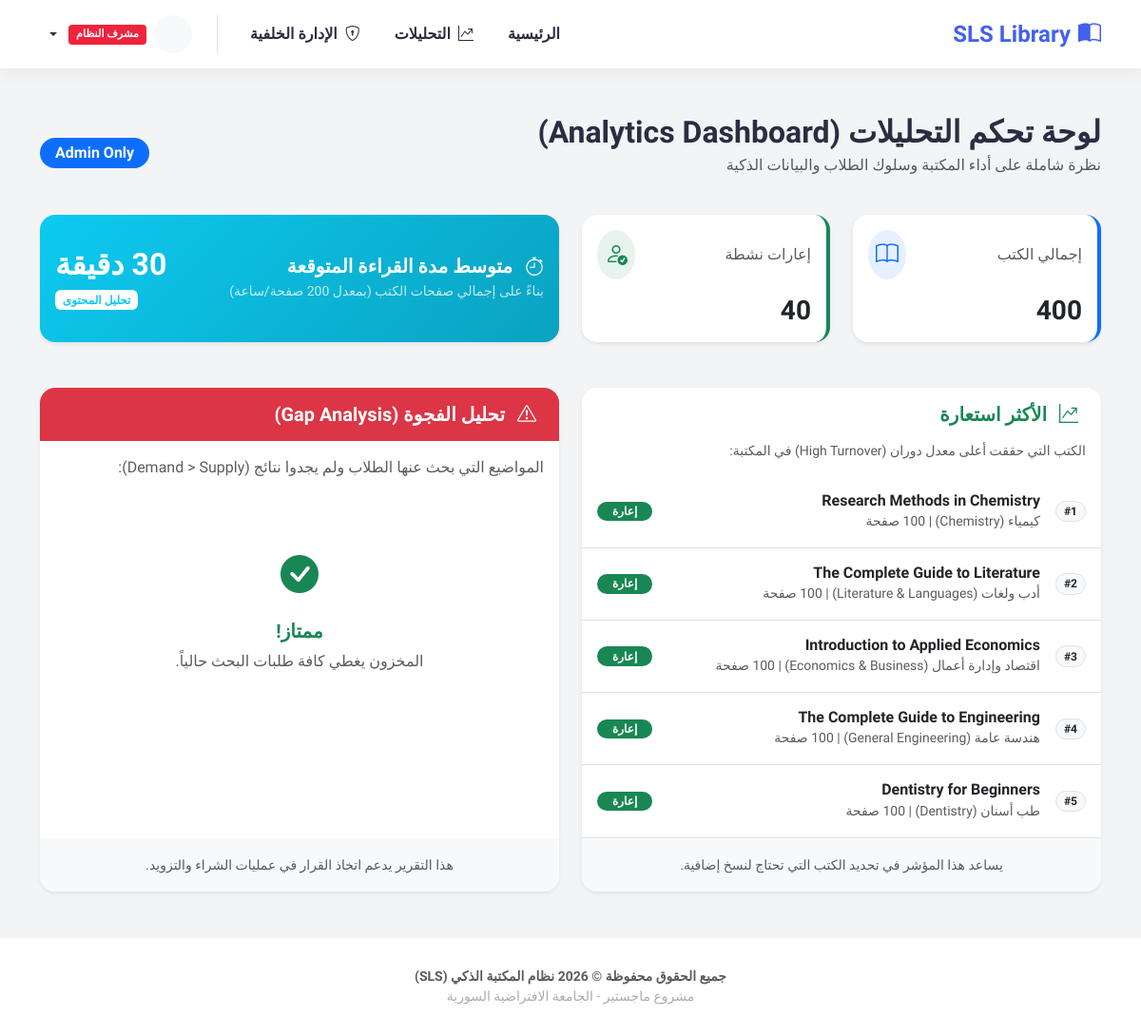
/analytics/ (signed in), run on the app's committed database.
### library/models.py (models this page shows, shortened)
class Book(models.Model):
    CATEGORY_CHOICES = [
        ('Programming', 'برمجة وتطوير (Programming)'),
        ('CyberSecurity', 'أمن سيبراني (Cyber Security)'),
        ('AI', 'ذكاء اصطناعي (AI & Data Science)'),
        ('Networking', 'شبكات واتصالات (Networking)'),
        ('Medical', 'طب بشري (Human Medicine)'),
        ('Pharmacy', 'صيدلة (Pharmacy)'),
        ('Dentistry', 'طب أسنان (Dentistry)'),
        ('Nursing', 'تمريض (Nursing)'),
        ('Engineering', 'هندسة عامة (General Engineering)'),
        ('CivilEng', 'هندسة مدنية (Civil Engineering)'),
        ('Arch', 'هندسة معمارية (Architecture)'),
        ('Electrical', 'هندسة كهربائية (Electrical Eng)'),
        ('Law', 'قانون وحقوق (Law)'),
        ('Economics', 'اقتصاد وإدارة أعمال (Economics & Business)'),
        ('Psychology', 'علم نفس (Psychology)'),
        ('Sociology', 'علم اجتماع (Sociology)'),
        ('History', 'تاريخ (History)'),
        ('Geography', 'جغرافيا (Geography)'),
        ('Literature', 'أدب ولغات (Literature & Languages)'),
        ('Religion', 'شريعة ودراسات إسلامية (Islamic Studies)'),
        ('Math', 'رياضيات (Mathematics)'),
        ('Physics', 'فيزياء (Physics)'),
        ('Chemistry', 'كيمياء (Chemistry)'),
        ('Biology', 'أحياء (Biology)'),
        ('Arts', 'فنون وتصميم (Arts & Design)'),
        ('General', 'ثقافة عامة (General Culture)'),
    ]
    title = models.CharField(max_length=200, verbose_name="عنوان الكتاب")
    author = models.CharField(max_length=100, verbose_name="المؤلف")
    isbn = models.CharField(max_length=13, blank=True, null=True, verbose_name="رقم الإيداع (ISBN)")
    category = models.CharField(max_length=50, choices=CATEGORY_CHOICES, default='General', verbose_name="التصنيف")
    description = models.TextField(blank=True, verbose_name="وصف الكتاب")
    cover_image_url = models.URLField(blank=True, null=True, verbose_name="رابط الغلاف")
    page_count = models.IntegerField(default=100, verbose_name="عدد الصفحات")
    total_copies = models.IntegerField(default=1, verbose_name="العدد الكلي")
    available_copies = models.IntegerField(default=1, verbose_name="النسخ المتاحة")
    tags = models.CharField(max_length=200, blank=True, verbose_name="وسوم")
    embedding = models.JSONField(blank=True, null=True, verbose_name="البصمة الرقمية (AI Vector)")
    created_at = models.DateTimeField(auto_now_add=True)

### library/views.py (the view)
# urls.py: path('analytics/', views.analytics_dashboard, name='analytics'),
@login_required
@user_passes_test(is_admin)
def analytics_dashboard(request):
    total_books = Book.objects.count()
    active_loans_count = Transaction.objects.filter(status='active').count()
    most_borrowed = Book.objects.annotate(bc=Count('transaction')).order_by('-bc')[:5]
    gap_analysis = SearchLog.objects.filter(result_count=0).values('query_text').annotate(sc=Count('query_text')).order_by('-sc')[:5]
    avg_pages = Book.objects.aggregate(Avg('page_count'))['page_count__avg'] or 0
    total_minutes = (avg_pages / 200) * 60
    if total_minutes >= 60:
        hours = int(total_minutes // 60)
        mins = int(total_minutes % 60)
        avg_reading_time = f"{hours} ساعة و {mins} دقيقة"
    else:
        avg_reading_time = f"{int(total_minutes)} دقيقة"
    return render(request, 'library/analytics.html', {
        'total_books': total_books,
        'active_loans_count': active_loans_count,
        'most_borrowed': most_borrowed,
        'gap_analysis': gap_analysis,
        'avg_reading_time': avg_reading_time,
    })

### library/views.py (called while the page is built)
def is_admin(user):
    return user.is_superuser

### templates/library/analytics.html
{% extends 'library/base.html' %}
{% block content %}
<div class="container my-5">
<div class="d-flex justify-content-between align-items-center mb-4">
    <div>
        <h2 class="fw-bold mb-1">لوحة تحكم التحليلات (Analytics Dashboard)</h2>
        <p class="text-muted">نظرة شاملة على أداء المكتبة وسلوك الطلاب والبيانات الذكية</p>
    </div>
    <span class="badge bg-primary fs-6 px-3 py-2 rounded-pill">Admin Only</span>
</div>
<div class="row g-4 mb-5">
    <div class="col-md-6 col-lg-3">
        <div class="card border-0 shadow-sm rounded-4 h-100 bg-white border-start border-4 border-primary">
            <div class="card-body">
                <div class="d-flex justify-content-between align-items-center mb-3">
                    <h6 class="text-muted mb-0">إجمالي الكتب</h6>
                    <div class="bg-primary bg-opacity-10 p-2 rounded-circle text-primary">
                        <i class="bi bi-book fs-4"></i>
                    </div>
                </div>
                <h3 class="fw-bold mb-0">{{ total_books }}</h3>
            </div>
        </div>
    </div>
    <div class="col-md-6 col-lg-3">
        <div class="card border-0 shadow-sm rounded-4 h-100 bg-white border-start border-4 border-success">
            <div class="card-body">
                <div class="d-flex justify-content-between align-items-center mb-3">
                    <h6 class="text-muted mb-0">إعارات نشطة</h6>
                    <div class="bg-success bg-opacity-10 p-2 rounded-circle text-success">
                        <i class="bi bi-person-check fs-4"></i>
                    </div>
                </div>
                <h3 class="fw-bold mb-0">{{ active_loans_count }}</h3>
            </div>
        </div>
    </div>
    <div class="col-md-6 col-lg-6">
        <div class="card border-0 shadow-sm rounded-4 h-100 bg-info text-white" style="background: linear-gradient(135deg, #0dcaf0 0%, #0aa2c0 100%);">
            <div class="card-body d-flex align-items-center justify-content-between">
                <div>
                    <h5 class="fw-bold mb-1"><i class="bi bi-stopwatch me-2"></i> متوسط مدة القراءة المتوقعة</h5>
                    <p class="mb-0 opacity-75 small">بناءً على إجمالي صفحات الكتب (بمعدل 200 صفحة/ساعة)</p>
                </div>
                <div class="text-end">
                    {% if avg_reading_time %}
                        <h2 class="fw-bold mb-0">{{ avg_reading_time }}</h2>
                        <span class="badge bg-white text-info mt-2">تحليل المحتوى </span>
                    {% else %}
                        <span class="badge bg-white text-info">جاري حساب البيانات...</span>
                    {% endif %}
                </div>
            </div>
        </div>
    </div>
</div>
<div class="row g-4">
    <div class="col-lg-6">
        <div class="card border-0 shadow-sm rounded-4 h-100">
            <div class="card-header bg-white py-3 border-0 d-flex justify-content-between align-items-center">
                <h5 class="fw-bold mb-0 text-success"><i class="bi bi-graph-up-arrow me-2"></i> الأكثر استعارة</h5>
            </div>
            <div class="card-body p-0">
                <p class="text-muted small px-3 mb-3">الكتب التي حققت أعلى معدل دوران (High Turnover) في المكتبة:</p>
                <ul class="list-group list-group-flush">
                    {% for book in most_borrowed %}
                    <li class="list-group-item d-flex justify-content-between align-items-center px-3 py-3 border-0 border-bottom">
                        <div class="d-flex align-items-center">
                            <span class="badge bg-light text-dark rounded-pill me-3 border px-2">#{{ forloop.counter }}</span>
                            <div>
                                <h6 class="fw-bold mb-0 text-dark">{{ book.title }}</h6>
                                <small class="text-muted">{{ book.get_category_display }} | {{ book.page_count }} صفحة</small>
                            </div>
                        </div>
                        <span class="badge bg-success rounded-pill px-3">
                            {{ book.borrow_count }} إعارة
                        </span>
                    </li>
                    {% empty %}
                    <li class="list-group-item text-center py-4 text-muted">
                        لا توجد بيانات كافية بعد.
                    </li>
                    {% endfor %}
                </ul>
            </div>
            <div class="card-footer bg-light border-0 text-center py-3">
                <small class="text-muted">يساعد هذا المؤشر في تحديد الكتب التي تحتاج لنسخ إضافية.</small>
            </div>
        </div>
    </div>
    <div class="col-lg-6">
        <div class="card border-0 shadow-sm rounded-4 h-100">
            <div class="card-header bg-danger text-white py-3 border-0">
                <h5 class="fw-bold mb-0"><i class="bi bi-exclamation-triangle me-2"></i> تحليل الفجوة (Gap Analysis)</h5>
            </div>
            <div class="card-body">
                <p class="text-muted mb-4">المواضيع التي بحث عنها الطلاب ولم يجدوا نتائج (Demand > Supply):</p>
                {% if gap_analysis %}
                    <div class="alert alert-warning border-0 shadow-sm d-flex align-items-center mb-4">
                        <i class="bi bi-lightbulb fs-2 me-3 text-warning"></i>
                        <div>
                            <strong>توصية النظام:</strong> يرجى شراء مراجع في هذه المواضيع فوراً.
                        </div>
                    </div>
                    <div class="table-responsive">
                        <table class="table align-middle">
                            <thead class="table-light">
                                <tr>
                                    <th>كلمة البحث المفقودة</th>
                                    <th class="text-center">عدد المحاولات</th>
                                    <th>الإجراء</th>
                                </tr>
                            </thead>
                            <tbody>
                                {% for log in gap_analysis %}
                                <tr>
                                    <td class="fw-bold text-danger">{{ log.query_text }}</td>
                                    <td class="text-center"><span class="badge bg-secondary rounded-pill">{{ log.search_count }}</span></td>
                                    <td>
                                        <a href="https://www.google.com/search?q=books+about+{{ log.query_text }}" target="_blank" class="btn btn-sm btn-outline-dark rounded-pill">
                                            <i class="bi bi-cart-plus me-1"></i> بحث للشراء
                                        </a>
                                    </td>
                                </tr>
                                {% endfor %}
                            </tbody>
                        </table>
                    </div>
                {% else %}
                    <div class="text-center py-5">
                        <div class="mb-3 text-success">
                            <i class="bi bi-check-circle-fill fs-1"></i>
                        </div>
                        <h5 class="fw-bold text-success">ممتاز!</h5>
                        <p class="text-muted">المخزون يغطي كافة طلبات البحث حالياً.</p>
                    </div>
                {% endif %}
            </div>
            <div class="card-footer bg-light border-0 text-center py-3">
                <small class="text-muted">هذا التقرير يدعم اتخاذ القرار في عمليات الشراء والتزويد.</small>
            </div>
        </div>
    </div>
</div>
</div>
{% endblock %}

### templates/library/base.html (style rules this page uses)
:root { --primary-color: #4361ee; --secondary-color: #3f37c9; --accent-color: #4cc9f0; --bg-color: #f3f4f6; --card-bg: #ffffff; --text-main: #2b2d42; --text-muted: #8d99ae; }
body { font-family: 'Cairo', sans-serif; background-color: var(--bg-color); color: var(--text-main); min-height: 100vh; display: flex; flex-direction: column; }
.card { background: var(--card-bg); border: none; border-radius: 16px; box-shadow: 0 10px 30px rgba(0,0,0,0.04); transition: transform 0.3s ease, box-shadow 0.3s ease; overflow: hidden; }
.card-header { background: transparent; border-bottom: 1px solid rgba(0,0,0,0.05); padding: 1.5rem; }

### data on the page
Book: title "Research Methods in Chemistry", category "كيمياء (Chemistry)"
Book: title "The Complete Guide to Literature", category "أدب ولغات (Literature & Languages)"
Book: title "Introduction to Applied Economics", category "اقتصاد وإدارة أعمال (Economics & Business)"
Book: title "The Complete Guide to Engineering", category "هندسة عامة (General Engineering)"
Book: title "Dentistry for Beginners", category "طب أسنان (Dentistry)"

### other printed values
{{ total_books }} "400"
{{ active_loans_count }} "40"
{{ avg_reading_time }} "30 دقيقة"
